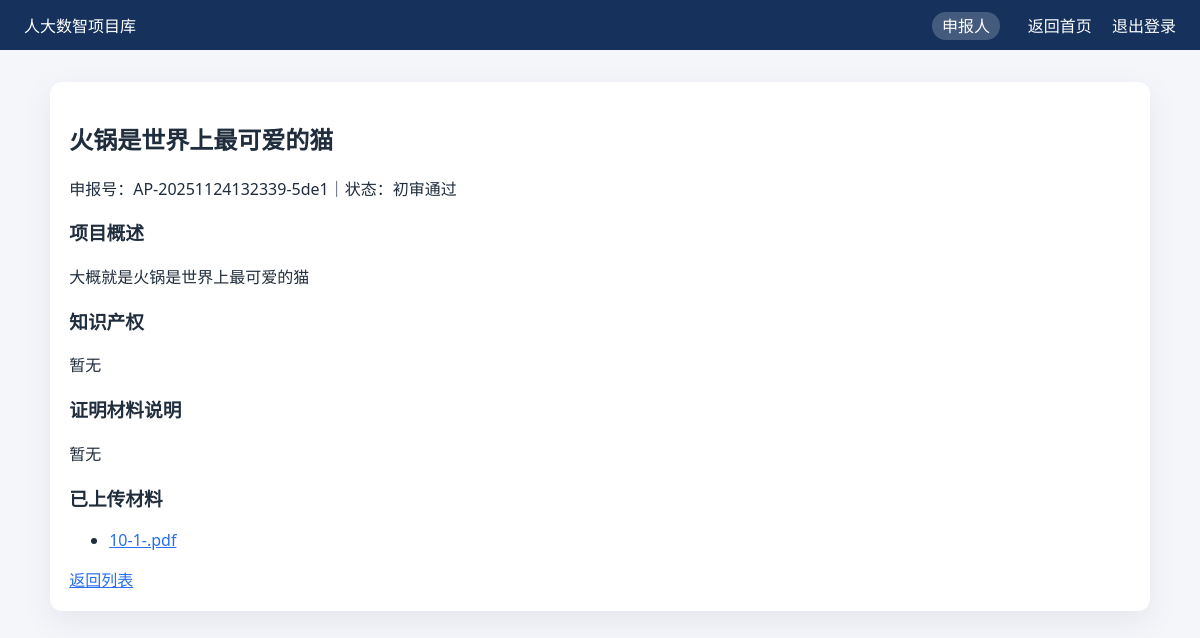
Screenshot of /applicant/projects/2 (signed in) with the database file from the repository.
### app/models/user.py (models this page shows, shortened)
class User(UserMixin, db.Model):
    __tablename__ = "users"
    id = db.Column(db.Integer, primary_key=True)
    role = db.Column(db.String(20), nullable=False)
    name = db.Column(db.String(120), nullable=False)
    email = db.Column(db.String(120), unique=True, nullable=False)
    phone = db.Column(db.String(50))
    organization = db.Column(db.String(120))
    password_hash = db.Column(db.String(255), nullable=False)
    status = db.Column(db.String(20), default="active")
    created_at = db.Column(db.DateTime, default=datetime.utcnow)
    projects = db.relationship("Project", back_populates="applicant", lazy="dynamic")
    reviews = db.relationship("Review", back_populates="expert", lazy="dynamic")
    service_requests = db.relationship(
        "ServiceRequest",
        back_populates="applicant",
        lazy="dynamic",
        foreign_keys="ServiceRequest.applicant_id",
    )
    assigned_services = db.relationship(
        "ServiceRequest",
        back_populates="assigned_staff",
        lazy="dynamic",
        foreign_keys="ServiceRequest.assigned_staff_id",
    )

### app/models/project.py (models this page shows, shortened)
class Project(db.Model):
    __tablename__ = "projects"
    id = db.Column(db.Integer, primary_key=True)
    application_no = db.Column(db.String(40), unique=True, nullable=False)
    name = db.Column(db.String(200), nullable=False)
    category = db.Column(db.String(50), nullable=False)
    summary = db.Column(db.Text, nullable=False)
    ip_info = db.Column(db.Text)
    material_notes = db.Column(db.Text)
    status = db.Column(db.String(40), default="申报中")
    created_at = db.Column(db.DateTime, default=datetime.utcnow)
    updated_at = db.Column(
        db.DateTime, default=datetime.utcnow, onupdate=datetime.utcnow
    )
    applicant_id = db.Column(db.Integer, db.ForeignKey("users.id"), nullable=False)
    applicant = db.relationship("User", back_populates="projects")
    reviews = db.relationship("Review", back_populates="project", lazy="dynamic")
    services = db.relationship("ServiceRequest", back_populates="project", lazy="dynamic")
    materials = db.relationship(
        "ProjectMaterial",
        back_populates="project",
        cascade="all, delete-orphan",
        lazy="dynamic",
    )

### app/models/material.py (models this page shows, shortened)
class ProjectMaterial(db.Model):
    __tablename__ = "project_materials"
    id = db.Column(db.Integer, primary_key=True)
    file_name = db.Column(db.String(255), nullable=False)
    stored_name = db.Column(db.String(255), nullable=False, unique=True)
    uploaded_at = db.Column(db.DateTime, default=datetime.utcnow)
    project_id = db.Column(db.Integer, db.ForeignKey("projects.id"), nullable=False)
    project = db.relationship("Project", back_populates="materials")

### app/routes/applicant.py (the view)
@applicant_bp.route("/projects/<int:project_id>")
@login_required
def project_detail(project_id):
    project = Project.query.filter_by(id=project_id, applicant=current_user).first_or_404()
    return render_template("applicant/project_detail.html", project=project)

### app/__init__.py (called while the page is built)
@login_manager.user_loader
def load_user(user_id):
    return User.query.get(int(user_id))

### app/routes/applicant.py (called while the page is built)
def ensure_applicant():
    if not current_user.is_authenticated:
        return redirect(url_for("auth.login"))
    if current_user.role != "applicant":
        abort(403)

@applicant_bp.before_request
def applicant_guard():
    if request.endpoint and request.endpoint.startswith("applicant."):
        return ensure_applicant()

### app/templates/applicant/project_detail.html (shortened to what this page needs)
{% extends "base.html" %}
{% block content %}
<section class="card">
    <h2>{{ project.name }}</h2>
    <p>申报号：{{ project.application_no }}｜状态：{{ project.status }}</p>
    <h3>项目概述</h3>
    <p>{{ project.summary }}</p>
    <h3>知识产权</h3>
    <p>{{ project.ip_info or '暂无' }}</p>
    <h3>证明材料说明</h3>
    <p>{{ project.material_notes or '暂无' }}</p>
    <h3>已上传材料</h3>
    <ul>
        {% for material in project.materials.all() %}
        <li>
            <a href="{{ url_for('files.download_project_material', material_id=material.id) }}" target="_blank">
                {{ material.file_name }}
            </a>
        </li>
        {% else %}
        <li>暂无文件</li>
        {% endfor %}
    </ul>
    <div class="actions">
        <a href="{{ url_for('applicant.projects') }}">返回列表</a>
    </div>
</section>
{% endblock %}

### app/templates/base.html (shortened to what this page needs)
<!doctype html>
<html lang="zh">
<head>
    <link rel="stylesheet" href="{{ url_for('static', filename='css/style.css') }}">
</head>
<body>
    <header class="top-nav">
        <div class="logo">人大数智项目库</div>
        <nav>
            {% if current_user.is_authenticated %}
            <span class="role-badge">{{ roles[current_user.role] }}</span>
            <a href="{{ url_for(role_dashboards[current_user.role]) }}">返回首页</a>
            <a href="{{ url_for('auth.logout') }}">退出登录</a>
            {% endif %}
        </nav>
    </header>
    <main class="container">
        {% block content %}{% endblock %}
    </main>
</body>
</html>

### app/static/css/style.css (style rules this page uses)
:root { font-family: "Segoe UI", Arial, sans-serif; color: #1f2d3d; background: #f5f6fa; }
body { margin: 0; background: #f5f6fa; }
.top-nav { display: flex; justify-content: space-between; align-items: center; padding: 0.8rem 1.5rem; background: #16325c; color: #fff; }
.top-nav a { color: #fff; margin-left: 1rem; text-decoration: none; }
.role-badge { background: rgba(255, 255, 255, 0.2); padding: 0.2rem 0.6rem; border-radius: 999px; margin-right: 0.5rem; }
.container { max-width: 1100px; margin: 2rem auto; padding: 0 1rem; }
.card { background: #fff; padding: 1.2rem; border-radius: 12px; box-shadow: 0 10px 30px rgba(22, 50, 92, 0.08); }
a { color: #276ef1; }
.actions { display: flex; gap: 0.8rem; flex-wrap: wrap; margin-top: 1rem; }

### rows the page displays
User: role "申报人"
Project: name "火锅是世界上最可爱的猫", application_no "AP-20251124132339-5de1", status "初审通过", summary "大概就是火锅是世界上最可爱的猫", ip_info "暂无", material_notes "暂无"
ProjectMaterial: file_name "10-1-.pdf"
